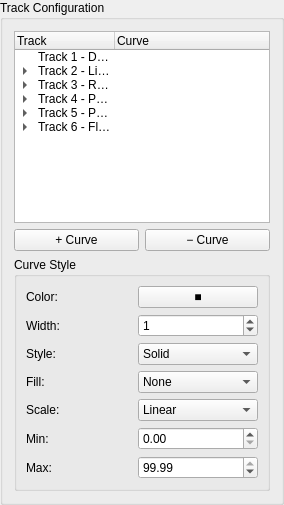
              <widget class="QGroupBox" name="grpTrackConfig">
               <property name="title">
                <string>Track Configuration</string>
               </property>
               <layout class="QVBoxLayout">
                <item>
                 <widget class="QTreeWidget" name="treeTrackConfig">
                  <property name="headerHidden">
                   <bool>false</bool>
                  </property>
                  <column>
                   <property name="text">
                    <string>Track</string>
                   </property>
                  </column>
                  <column>
                   <property name="text">
                    <string>Curve</string>
                   </property>
                  </column>
                  <item>
                   <property name="text">
                    <string>Track 1 - Depth</string>
                   </property>
                  </item>
                  <item>
                   <property name="text">
                    <string>Track 2 - Lithology</string>
                   </property>
                   <item>
                    <property name="text">
                     <string>GR</string>
                    </property>
                   </item>
                   <item>
                    <property name="text">
                     <string>SP</string>
                    </property>
                   </item>
                   <item>
                    <property name="text">
                     <string>CALI</string>
                    </property>
                   </item>
                  </item>
                  <item>
                   <property name="text">
                    <string>Track 3 - Resistivity</string>
                   </property>
                   <item>
                    <property name="text">
                     <string>RT</string>
                    </property>
                   </item>
                   <item>
                    <property name="text">
                     <string>MSFL</string>
                    </property>
                   </item>
                  </item>
                  <item>
                   <property name="text">
                    <string>Track 4 - Porosity</string>
                   </property>
                   <item>
                    <property name="text">
                     <string>RHOB</string>
                    </property>
                   </item>
                   <item>
                    <property name="text">
                     <string>NPHI</string>
                    </property>
                   </item>
                   <item>
                    <property name="text">
                     <string>DT</string>
                    </property>
                   </item>
                  </item>
                  <item>
                   <property name="text">
                    <string>Track 5 - Petrophysics</string>
                   </property>
                   <item>
                    <property name="text">
                     <string>VSHALE_GR</string>
                    </property>
                   </item>
                   <item>
                    <property name="text">
                     <string>PHIE</string>
                    </property>
                   </item>
                   <item>
                    <property name="text">
                     <string>SW_ARCHIE</string>
                    </property>
                   </item>
                  </item>
                  <item>
                   <property name="text">
                    <string>Track 6 - Flags</string>
                   </property>
                   <item>
                    <property name="text">
                     <string>Net/Gross Flag</string>
                    </property>
                   </item>
                   <item>
                    <property name="text">
                     <string>Pay Flag</string>
                    </property>
                   </item>
                  </item>
                 </widget>
                </item>
                <item>
                 <layout class="QHBoxLayout">
                  <item>
                   <widget class="QPushButton" name="btnAddCurveToTrack">
                    <property name="text">
                     <string>+ Curve</string>
                    </property>
                   </widget>
                  </item>
                  <item>
                   <widget class="QPushButton" name="btnRemoveCurveFromTrack">
                    <property name="text">
                     <string>− Curve</string>
                    </property>
                   </widget>
                  </item>
                 </layout>
                </item>
                <item>
                 <widget class="QGroupBox" name="grpCurveStyle">
                  <property name="title">
                   <string>Curve Style</string>
                  </property>
                  <layout class="QGridLayout">
                   <item row="0" column="0">
                    <widget class="QLabel" name="label">
                     <property name="text">
                      <string>Color:</string>
                     </property>
                    </widget>
                   </item>
                   <item row="0" column="1">
                    <widget class="QPushButton" name="btnCurveColor">
                     <property name="text">
                      <string>  ■  </string>
                     </property>
                    </widget>
                   </item>
                   <item row="1" column="0">
                    <widget class="QLabel" name="label">
                     <property name="text">
                      <string>Width:</string>
                     </property>
                    </widget>
                   </item>
                   <item row="1" column="1">
                    <widget class="QSpinBox" name="spinCurveWidth">
                     <property name="maximum">
                      <number>5</number>
                     </property>
                     <property name="value">
                      <number>1</number>
                     </property>
                    </widget>
                   </item>
                   <item row="2" column="0">
                    <widget class="QLabel" name="label">
                     <property name="text">
                      <string>Style:</string>
                     </property>
                    </widget>
                   </item>
                   <item row="2" column="1">
                    <widget class="QComboBox" name="comboCurveStyle">
                     <item>
                      <property name="text">
                       <string>Solid</string>
                      </property>
                     </item>
                     <item>
                      <property name="text">
                       <string>Dashed</string>
                      </property>
                     </item>
                     <item>
                      <property name="text">
                       <string>Dotted</string>
                      </property>
                     </item>
                    </widget>
                   </item>
                   <item row="3" column="0">
                    <widget class="QLabel" name="label">
                     <property name="text">
                      <string>Fill:</string>
                     </property>
                    </widget>
                   </item>
                   <item row="3" column="1">
                    <widget class="QComboBox" name="comboFillStyle">
                     <item>
                      <property name="text">
                       <string>None</string>
                      </property>
                     </item>
                     <item>
                      <property name="text">
                       <string>Left Fill</string>
                      </property>
                     </item>
                     <item>
                      <property name="text">
                       <string>Right Fill</string>
                      </property>
                     </item>
                     <item>
                      <property name="text">
                       <string>Between Curves</string>
                      </property>
                     </item>
                    </widget>
                   </item>
                   <item row="4" column="0">
                    <widget class="QLabel" name="label">
                     <property name="text">
                      <string>Scale:</string>
                     </property>
                    </widget>
                   </item>
                   <item row="4" column="1">
                    <widget class="QComboBox" name="comboCurveScale">
                     <item>
                      <property name="text">
                       <string>Linear</string>
                      </property>
                     </item>
                     <item>
                      <property name="text">
                       <string>Logarithmic</string>
                      </property>
                     </item>
                    </widget>
                   </item>
                   <item row="5" column="0">
                    <widget class="QLabel" name="label">
                     <property name="text">
                      <string>Min:</string>
                     </property>
                    </widget>
                   </item>
                   <item row="5" column="1">
                    <widget class="QDoubleSpinBox" name="spinCurveMin">
                     <property name="value">
                      <double>0.000000000000000</double>
                     </property>
                    </widget>
                   </item>
                   <item row="6" column="0">
                    <widget class="QLabel" name="label">
                     <property name="text">
                      <string>Max:</string>
                     </property>
                    </widget>
                   </item>
                   <item row="6" column="1">
                    <widget class="QDoubleSpinBox" name="spinCurveMax">
                     <property name="value">
                      <double>99.989999999999995</double>
                     </property>
                    </widget>
                   </item>
                  </layout>
                 </widget>
                </item>
               </layout>
              </widget>
